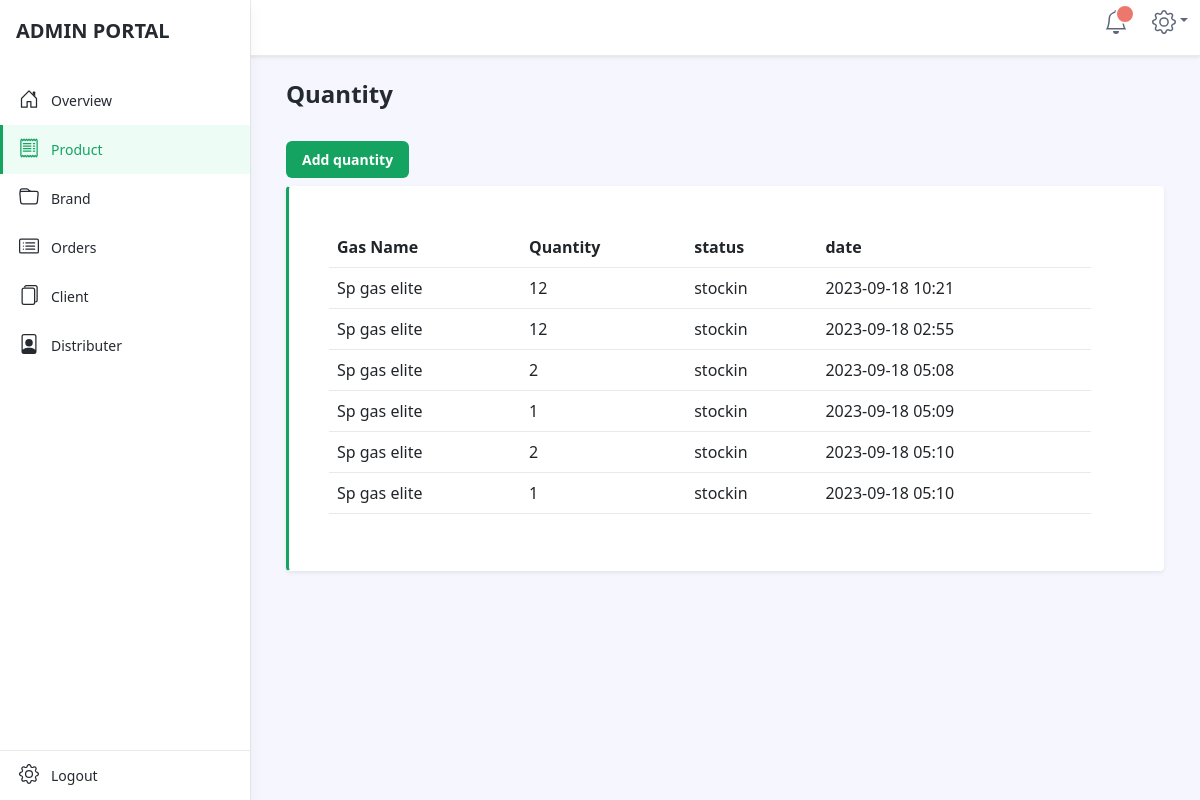
Screenshot of /adminstrator/stock?product=2 (signed in) with the database file from the repository.
### tables this page shows
CREATE TABLE `stock` (
  `st_id` int(11) NOT NULL,
  `pr_id` int(11) NOT NULL,
  `qty` int(11) NOT NULL,
  `dates` longtext NOT NULL,
  `status` longtext NOT NULL
);

CREATE TABLE `product` (
  `pr_id` int(11) NOT NULL,
  `cat_id` int(11) NOT NULL,
  `gas_name` longtext NOT NULL,
  `gas_price` int(11) NOT NULL,
  `quantity` int(11) NOT NULL,
  `status` longtext NOT NULL
);

### adminstrator/stock.php (the view, shortened to what this page needs)
	<?php
$pr_id = $_GET['product'];
include 'header.php';
 ?>
        <div id="app-sidepanel" class="app-sidepanel">
	        <div class="sidepanel-inner d-flex flex-column">
		        <div class="app-branding">
		            <a class="app-logo" href="./"><span class="logo-text">ADMIN PORTAL</span></a>
		        </div>
			    <nav id="app-nav-main" class="app-nav app-nav-main flex-grow-1">
				    <ul class="app-menu list-unstyled accordion" id="menu-accordion">
					   <li class="nav-item">
					        <a class="nav-link" href="./">
						        <span class="nav-icon">
						         </span>
		                         <span class="nav-link-text">Overview</span>
					        </a>
					    </li>
					    <li class="nav-item">
					        <a class="nav-link active" href="product">
						        <span class="nav-icon">
       </span>
		                         <span class="nav-link-text">Product</span>
					        </a>
					    </li>
					     <li class="nav-item">
					        <a class="nav-link " href="brand">
						        <span class="nav-icon">
       </span>
		                         <span class="nav-link-text">Brand</span>
					        </a>
					    </li>
					    <li class="nav-item">
					        <a class="nav-link" href="orders">
						        <span class="nav-icon">
						         </span>
		                         <span class="nav-link-text">Orders</span>
					        </a>
					    </li>
					    <li class="nav-item">
					        <a class="nav-link" href="client">
						        <span class="nav-icon">
		         </span>
		                         <span class="nav-link-text">Client</span>
					        </a>
					    </li>
					    <li class="nav-item">
					        <a class="nav-link " href="distributer">
						        <span class="nav-icon">
						         </span>
		                         <span class="nav-link-text">Distributer</span>
					        </a>
					    </li>
				    </ul>
			    </nav>
			    <div class="app-sidepanel-footer">
				    <nav class="app-nav app-nav-footer">
					    <ul class="app-menu footer-menu list-unstyled">
						    <li class="nav-item">
						        <a class="nav-link" href="?logout">
							        <span class="nav-icon">
							        </span>
			                        <span class="nav-link-text">Logout</span>
						        </a>
						    </li>
					    </ul>
				    </nav>
			    </div>
	        </div>
	    </div>
    </header>
       <div class="app-wrapper">
	    <div class="app-content pt-3 p-md-3 p-lg-4">
		    <div class="container-xl">
			    <div><h1 class="app-page-title">Quantity</h1></div>
			    <div class="py-2"> <a class="btn app-btn-primary" data-bs-toggle="modal" data-bs-target="#newss">Add quantity</a></div>
			    <div class="app-card alert alert-dismissible shadow-sm mb-4 border-left-decoration" role="alert">
				    <div class="inner">
					    <div class="app-card-body p-3 p-lg-4">
						     <table class="table table-hover datatable">
                    <thead>
                      <tr>
                        <th>Gas Name</th>
                        <th>Quantity</th>
                        <th>status</th>
                        <th>date</th>
                      </tr>
                    </thead>
                    <tbody class="table-border-bottom-0">
                      <?php
                      $select_stock = "SELECT * FROM stock WHERE pr_id='$pr_id'";
                      $prepare_stock = $connect -> prepare($select_stock);
                      $prepare_stock -> execute();
                      while ($fetch_stock = $prepare_stock -> fetch(PDO::FETCH_ASSOC)) {
                      $select_product = "SELECT * FROM product WHERE pr_id='".$fetch_stock['pr_id']."'";
                      $prepare_product = $connect -> prepare($select_product);
                      $prepare_product -> execute();
                      $fetch_product = $prepare_product -> fetch(PDO::FETCH_ASSOC);
                         ?>
                      <tr>
                       <td><?php echo $fetch_product['gas_name']; ?></td>
                        <td><?php echo $fetch_stock['qty']; ?></td>
                        <td><?php echo $fetch_stock['status']; ?>  </td>
                         <td><?php echo $fetch_stock['dates']; ?>  </td>
                      </tr>
                    <?php } ?>
                    </tbody>
                  </table>
					    </div>
				    </div>
			    </div>
		    </div>
	    </div>
    </div>
    <?php 	include 'footer.php'; ?>

### adminstrator/header.php (shortened to what this page needs)
<!DOCTYPE html>
<html lang="en">
<head>
    <link id="theme-style" rel="stylesheet" href="../assets/css/portal.css">
<link href="../assets/simple-datatables/style.css" rel="stylesheet">
</head>
<body class="app">
 <header class="app-header fixed-top">
         <?php 	include 'heaf.php'; ?>

### adminstrator/heaf.php (shortened to what this page needs)
<div class="app-header-inner">
        <div class="container-fluid py-2">
	        <div class="app-header-content">
	            <div class="row justify-content-between align-items-center">
	            <div class="app-utilities col-auto">
		            <div class="app-utility-item app-notifications-dropdown dropdown">
			            <a class="dropdown-toggle no-toggle-arrow" id="notifications-dropdown-toggle" data-bs-toggle="dropdown" href="#" role="button" aria-expanded="false" title="Notifications">
				            <span class="icon-badge" id="ordernownum"></span>
				        </a>
			        </div>
		            <div class="app-utility-item app-user-dropdown dropdown">
			            <a class="dropdown-toggle" id="user-dropdown-toggle" data-bs-toggle="dropdown" href="#" role="button" aria-expanded="false"></a>
		            </div>
	            </div>
	        </div>
            </div>
        </div>
       </div>

### adminstrator/footer.php (shortened to what this page needs)
</body>
</html>

### rows the page displays
stock: pr.gas_name "Sp gas elite", qty "12", status "stockin", dates "2023-09-18 10:21"
stock: pr.gas_name "Sp gas elite", qty "12", status "stockin", dates "2023-09-18 02:55"
stock: pr.gas_name "Sp gas elite", qty "2", status "stockin", dates "2023-09-18 05:08"
stock: pr.gas_name "Sp gas elite", qty "1", status "stockin", dates "2023-09-18 05:09"
stock: pr.gas_name "Sp gas elite", qty "2", status "stockin", dates "2023-09-18 05:10"
stock: pr.gas_name "Sp gas elite", qty "1", status "stockin", dates "2023-09-18 05:10"
